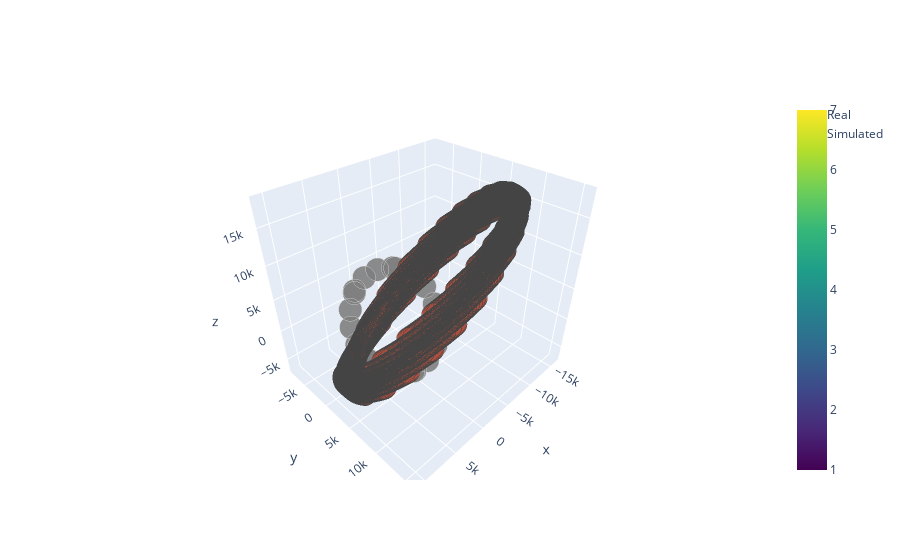

This figure's notebook cell:
### Code cell
import time
res = []
for sat in train['sat_id'].unique():
    if sat == 291:
        print(sat)
        sat = train[train['sat_id'] == sat]
        x,y,z = coords[:, 0], coords[:, 1], coords[:, 2]
        xsat, ysat, zsat = sat.loc[:, 'x'].values, sat.loc[:, 'y'].values, sat.loc[:, 'z'].values
        fig1 = go.Scatter3d(x=x, 
                        y=y, 
                        z=z, 
                        mode='markers', 
                        marker=dict(
                            color='rgb(127, 127, 127)',
                            colorscale = 'Viridis',
                            showscale = True,
                            size=8, 
                            symbol='circle', 
                            line=dict(
                                color='rgb(204, 204, 204)',
                                width=0.5),
                            opacity=0.9),
                       name = 'Real')
        fig2 = go.Scatter3d(x=xsat, 
                            y=ysat, 
                            z=zsat, 
                            mode = 'markers', 
                            marker=dict(
                                size=8,
                                line=dict(
                                    color='rgba(128, 255, 32)',
                                    width=0.5
                                ),
                            opacity=0.8),
                            name = 'Simulated')

        fig = go.Figure(data = [fig1, fig2])
        fig.show()

        time.sleep(1.5)
        #clear_output()

### Figure 1 — Plotly figure (JSON) as saved in the notebook; plotly's stock layout.template omitted (floating-point values rounded to 4 significant figures; data arrays with more than 128 entries replaced by an {"elided": "..."} marker saying what was removed)
{"data": [{"marker": {"color": "rgb(127, 127, 127)", "colorscale": [[0, "#440154"], [0.1111, "#482878"], [0.2222, "#3e4989"], [0.3333, "#31688e"], [0.4444, "#26828e"], [0.5556, "#1f9e89"], [0.6667, "#35b779"], [0.7778, "#6ece58"], [0.8889, "#b5de2b"], [1, "#fde725"]], "line": {"color": "rgb(204, 204, 204)", "width": 0.5}, "opacity": 0.9, "showscale": true, "size": 8, "symbol": "circle"}, "mode": "markers", "name": "Real", "type": "scatter3d", "x": [3151.0, -2507.0, 1037.0, 661.1, -2203.0, 3061.0, -3023.0, 2025.0, -502.5, -1232.0, 2561.0, -3130.0, 2731.0, -1580.0, -115.3, 1721.0, -2824.0, 3065.0, -2428.0, 999.3, 660.1, -2151.0, 2985.0, -2938.0], "y": [-2024.0, -1655.0, 5211.0, -6885.0, 6716.0, -4248.0, 828.5, 3230.0, -5958.0, 7160.0, -5948.0, 3219.0, 849.9, -4279.0, 6742.0, -6905.0, 5224.0, -1641.0, -2058.0, 5508.0, -6993.0, 6601.0, -3936.0, 425.5], "z": [-6163.0, 6552.0, -4963.0, 1890.0, 1745.0, -4934.0, 6513.0, -6172.0, 3967.0, -535.5, -3102.0, 5689.0, -6646.0, 5555.0, -2752.0, -888.1, 4186.0, -6323.0, 6462.0, -4644.0, 1435.0, 2185.0, -5235.0, 6585.0]}, {"marker": {"line": {"color": "rgba(128, 255, 32)", "width": 0.5}, "opacity": 0.8, "size": 8}, "mode": "markers", "name": "Simulated", "type": "scatter3d", "x": {"elided": "3244 float values"}, "y": {"elided": "3244 float values"}, "z": {"elided": "3244 float values"}}], "layout": {}}
